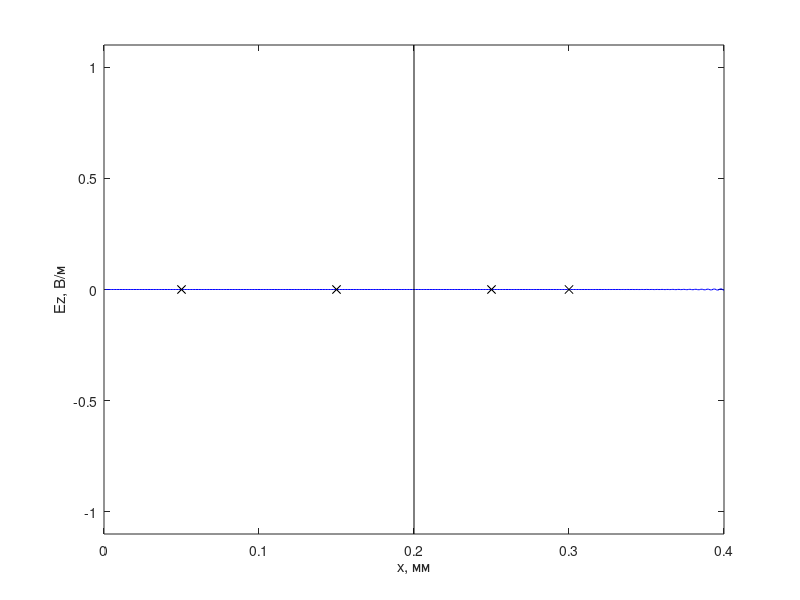
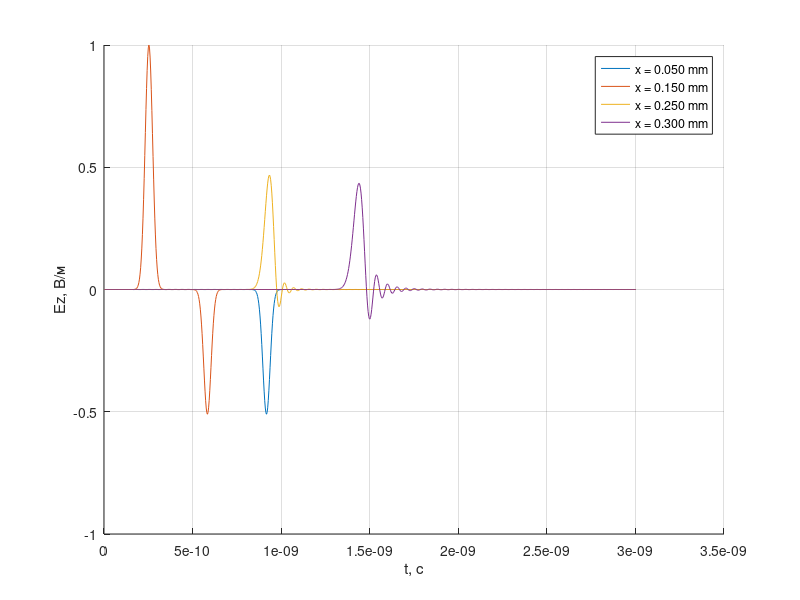

Recreate these plots in MATLAB, in order.
%% Одномерный FDTD. Версия 1.9.1
% Граница раздела. Используются граничные условия ABC второго порядка.
% Все параметры заданы в метрах и секундах
clear
clc

% ********************
% Исходные данные
% Размер сетки
dx = 1 * 1e-3;

% Размер области моделирования в метрах
maxSize_m = 0.4;

% Время моделирования в секундах
maxTime_sec = 3e-9;

% Начало второго слоя в метрах
layer_x_m = 0.2;

% Положения датчиков, регистрирующего поля, в метрах
probePos_m = [0.05, 0.15, 0.25, 0.30];

% Положение точки возбуждения в метрах
port_x_m = 0.1;

% Параметры гауссова сигнала
gauss_width_sec = 3e-11;
gauss_delay_sec = 3 * gauss_width_sec;

% ********************

% Расчет "дискретных" параметров
% Волновое сопротивление свободного пространства
W0 = 120 * pi;

% Скорость света в вакууме
c = 299792458;

% Число Куранта
Sc = 1.0;

% Временной шаг в секундах
dt = Sc * dx / c;

% Время расчета в отсчетах
maxTime = ceil (maxTime_sec / dt);

% Размер области моделирования в отсчетах
maxSize = maxSize_m / dx;

% Положение датчиков, регистрирующего поля
probePos = ceil (probePos_m / dx);

% Количество датчиков
probeCount = size (probePos, 2);

% Начало диэлектрического слоя
layer_x = ceil (layer_x_m / dx);

% Положение точки возбуждения
port_x = ceil (port_x_m / dx);

gauss_width = gauss_width_sec / dt;
gauss_delay = gauss_delay_sec / dt;

fprintf ('dx = %.3f мм;\n', dx * 1e3);
fprintf ('dt = %e с;\n', dt);
fprintf ('Число Куранта: %.3f;\n', Sc);
fprintf ('Область моделирования: %.3f м (%d ячеек);\n', maxSize_m, maxSize);
fprintf ('Время моделирования: %.e с (%d отсчетов);\n', maxTime_sec, maxTime);
fprintf ('Положение второго слоя: %.3f м (%d ячеек);\n', layer_x_m, layer_x);
fprintf ('Положение точки возбуждения: %.3f м (%d ячеек);\n', port_x_m, port_x);
fprintf ('Положения датчиков:\n');
for probe=1:probeCount
    fprintf ('    %d. %.3f м (%d ячеек);\n',...
        probe, probePos_m(probe), probePos(probe));
end

fprintf ('Коэффициент ширины гауссова импульса: %e сек (%d отсчетов);\n',...
    gauss_width_sec, gauss_width);
fprintf ('Задержка гауссова импульса: %e сек (%d отсчетов);\n',...
    gauss_delay_sec, gauss_delay);

Ez = zeros (1, maxSize);
Hy = zeros (1, maxSize - 1);

eps = ones (size (Ez));
eps(layer_x: end) = 9.0;

mu = ones (size (Ez));

% !!! Коэффициенты для расчета ABC второй степени на левой границе

% Sc' для левой границы
Sc1Left = Sc / sqrt (mu(1) * eps(1));

k1Left = -1 / (1 / Sc1Left + 2 + Sc1Left);
k2Left = 1 / Sc1Left - 2 + Sc1Left;
k3Left = 2 * (Sc1Left - 1 / Sc1Left);
k4Left = 4 * (1 / Sc1Left + Sc1Left);

% Sc' для правой границы
Sc1Right = Sc / sqrt (mu(end) * eps(end));

k1Right = -1 / (1 / Sc1Right + 2 + Sc1Right);
k2Right = 1 / Sc1Right - 2 + Sc1Right;
k3Right = 2 * (Sc1Right - 1 / Sc1Right);
k4Right = 4 * (1 / Sc1Right + Sc1Right);

% Ez(1), Ez(2), Ez(3) в предыдущий момент времени (q)
oldEzLeft1 = zeros(3);
oldEzRight1 = zeros(3);

% Ez(1), Ez(2), Ez(3) в пред-предыдущий момент времени (q-1)
oldEzLeft2 = zeros(3);
oldEzRight2 = zeros(3);


% Поле, зарегистрированное в датчике в зависимости от времени
probeTimeEz = zeros (probeCount, maxTime);
probe_y = zeros (size (probePos));

x_m = (1:maxSize) * dx;

figure

for t = 1: maxTime
    % Расчет компоненты поля H
    for m = 1: maxSize - 1
        % До этой строки Hy(n) хранит значение компоненты Hy
        % за предыдущий момент времени
        Hy(m) = Hy(m) + (Ez(m + 1) - Ez(m)) / W0 / mu(m);
    end
    
    Hy(port_x-1) = Hy(port_x-1) -...
        exp (-(t - gauss_delay) ^ 2 / (gauss_width ^ 2)) / W0;
    
    % Расчет компоненты поля E
  
    for m = 2: maxSize - 1
        % До этой строки Ez(n) хранит значение компоненты EzS
        % за предыдущий момент времени
        Ez(m) = Ez(m) + (Hy(m) - Hy(m - 1)) * W0 / eps (m);
    end

    % Источник возбуждения
    Ez(port_x) = Ez(port_x) +...
        exp (-(t + 0.5 - (-0.5) - gauss_delay) ^ 2 / (gauss_width ^ 2));
    
    % !!!
    % Граничные условия ABC второй степени (слева)
    Ez(1) = k1Left * (k2Left * (Ez(3) + oldEzLeft2(1)) +...
        k3Left * (oldEzLeft1(1) + oldEzLeft1(3) - Ez(2) - oldEzLeft2(2)) - ...
        k4Left * oldEzLeft1(2)) - oldEzLeft2(3);
    
    oldEzLeft2 = oldEzLeft1;
    oldEzLeft1 = Ez(1:3);
    
    % Граничные условия ABC второй степени (справа)
    Ez(end) = k1Right * (k2Right * (Ez(end - 2) + oldEzRight2(end)) +...
        k3Right * (oldEzRight1(end) + oldEzRight1(end - 2) - Ez(end - 1) - oldEzRight2(end - 1)) - ...
        k4Right * oldEzRight1(end - 1)) - oldEzRight2(end - 2);
    
    oldEzRight2 = oldEzRight1;
    oldEzRight1 = Ez(end-2: end);
    
    
    % Регистрация поля в точке
    for probe=1:probeCount
        probeTimeEz(probe, t) = Ez(probePos(probe));
    end
    
    plot (x_m, Ez, '-b', probePos_m, probe_y, 'kx');
    xlim ([0, maxSize_m]);
    ylim ([-1.1, 1.1]);
    xlabel ('x, мм')
    ylabel ('Ez, В/м')
    line ([layer_x_m, layer_x_m], [-1.1, 1.1], ...
        'Color',[0.0, 0.0, 0.0]);
    pause (0.01)
end

figure
hold on

probeLegend = {zeros(probeCount)};
for probe=1:probeCount
    probeLegend(probe) = cellstr (sprintf ('x = %.3f mm', ...
        probePos_m(probe) * dx * 1e3));
end

time = (1:maxTime) * dt;
for probe=1:probeCount
    plot (time, probeTimeEz(probe, :))
end

xlabel ('t, с')
ylabel ('Ez, В/м')
legend (probeLegend);
grid on
hold off